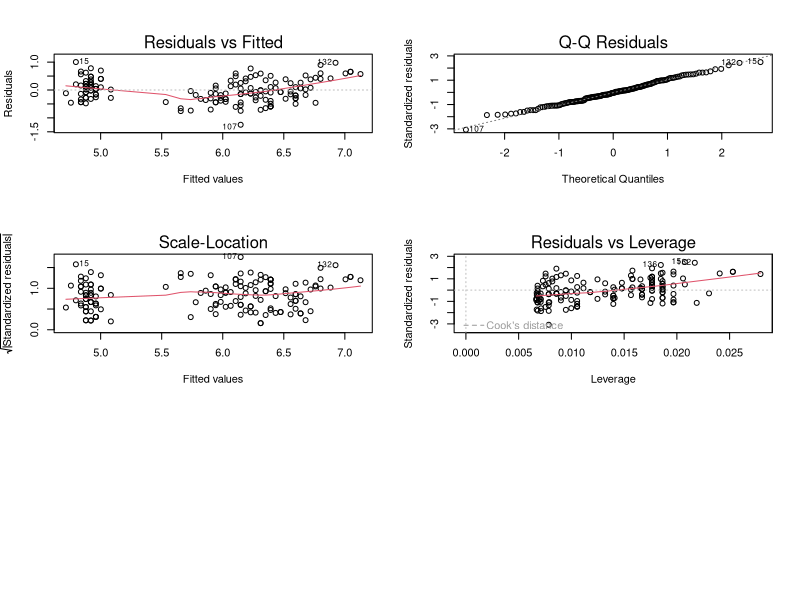
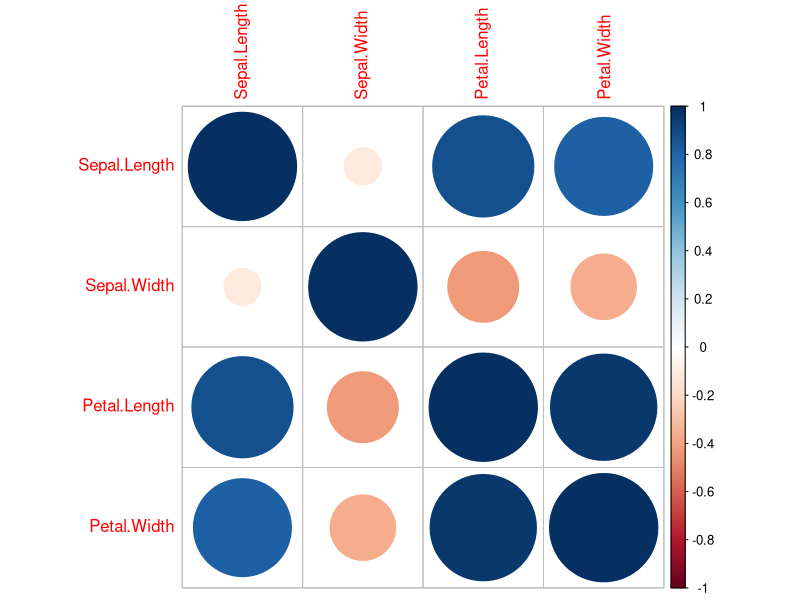
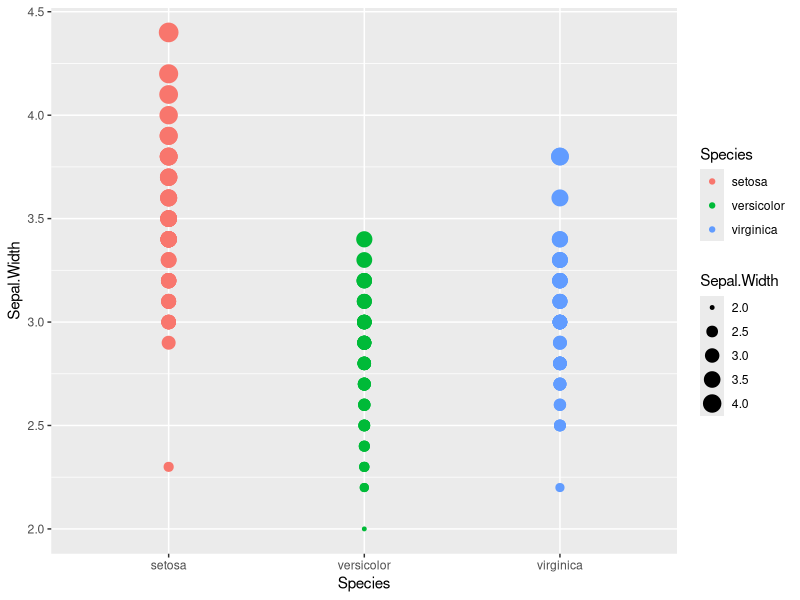

The R source for these figures, in order: (Note: this script raises an error after producing the figures.)
library(ggplot2)
library(dplyr)
library(corrplot)
install.packages("tidyverse")

data('iris')
par(mfrow = c(3,2))
plot(lm(iris$Sepal.Length ~ iris$Petal.Length))

iris_cor <- cor(iris[,-5], method = "pearson")
par(mfrow = c(1,1))
corrplot(iris_cor)

c <- ggplot(iris, aes(x = Species, y = Sepal.Width, color = Species, size = Sepal.Width)) +
  geom_point() 
c + ggsave('plot1.pdf')


library(readxl)
iris %>% 
  group_by(Species) %>% 
  summarise(mean(Sepal.Length))

